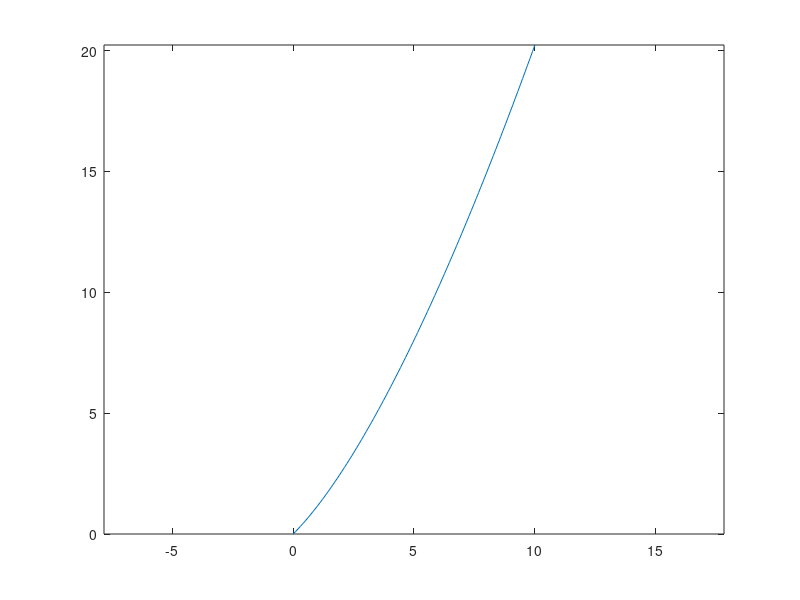

The MATLAB script that drew this image:
% Solve for weight parameters given 2 user parameters
clear;clc; close all
psi = 2;
T = 10;

t = linspace(0, 10, 100);
alpha = 1.5;
beta = 1.5;
phi = 1/(alpha * beta^(alpha - 1));
gamma = -phi * beta^alpha;
y = phi * (t + beta).^alpha + gamma;
alpha, beta, phi, gamma
plot(t,y)
axis equal
% beta = linspace(-10, 10, 100);
% func = ((T + beta).^(2 * (T + beta) + beta / (psi * T) - 1) ./ beta.^(2 * (T + beta) + beta / (psi * T) - 1)) - 2 * psi * T;
% plot(beta, func)
% 
% alpha = 2 * (T - beta) + beta / (psi * T);
% beta = T / (exp(log(2 * psi * T)/(alpha - 1)) - 1);
% phi = beta^(1 - alpha) / alpha;
% gamma = -phi * beta^alpha;
% 
% weight = @(t) phi * (t - beta)^alpha + gamma;
% ezplot(weight)